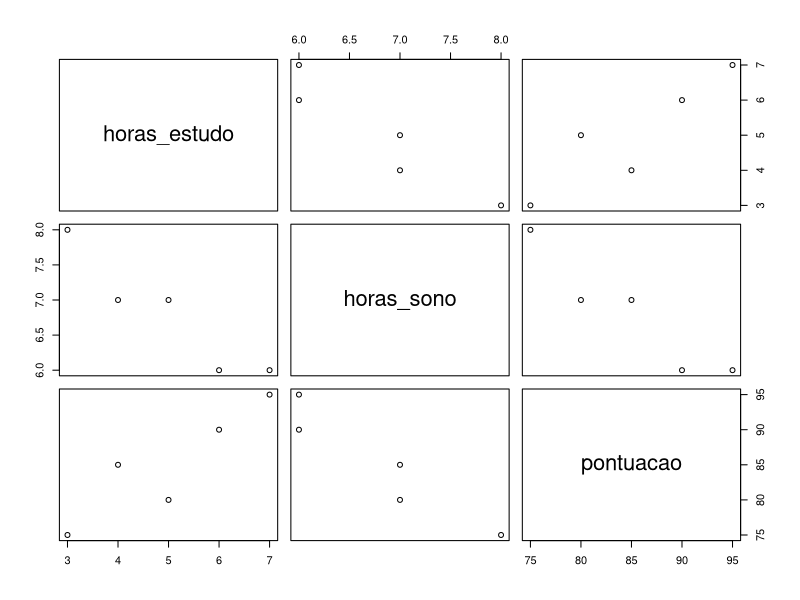

Source code (R): (Note: this script raises an error after producing the figure.)
#Regressão Linear Múltipla
#Baixar e habilitar corrplot e scatterplot3d
dados <- data.frame(horas_estudo = c(4, 6, 3, 5, 7),
                    horas_sono = c(7, 6, 8, 7, 6),
                    pontuacao = c(85, 90, 75, 80, 95))
#a) Estudo da associação entre todas as variáveis
plot(dados)
cov(dados)
cor(dados)
corrplot(cor(dados))

#b) Elaborar o gráfico da Regressão Linear Múltipla
modelo <- lm(pontuacao ~ horas_estudo +
               horas_sono, data = dados)
graph <- scatterplot3d(dados$pontuacao ~
                         dados$horas_estudo + dados$horas_sono,
                       pch = 16, angle = 30, color = "steelblue", box = FALSE,
                       xlab="Horas Estudo", ylab="Horas
Sono", zlab="Pontuação")
graph$plane3d(modelo, col="black", draw_polygon =TRUE)

#c) Verifique a adequação do modelo (R² e Teste F)
summary(modelo)

#d) Se horas_estudo= 10 e horas_sono=8, qual a pontuação esperada? 
nova_obs <- data.frame(horas_estudo = 10,
                       horas_sono = 8)
previsão <- predict(modelo, newdata = nova_obs)
previsão